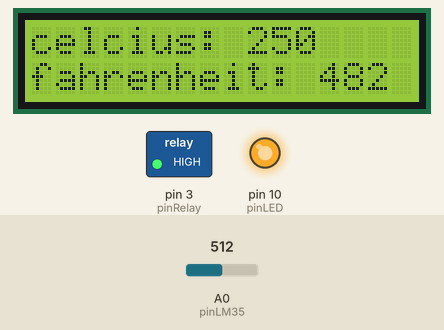
Simulated run of this sketch. Board: Arduino Uno, built with avr-gcc and run on an emulated ATmega328P. On the bench: 16×2 character LCD, switched loads named in the sketch (green lamp = pin HIGH), output pins drawn as LEDs (lit = HIGH). The test bench sets the inputs (shaded band); at power-on: A0 (pinLM35) = 512. What the sketch prints to the serial monitor is not drawn.

Above: at 5.2 s.
5.3 s: A0 (pinLM35) set to 716
At 6.5 s:
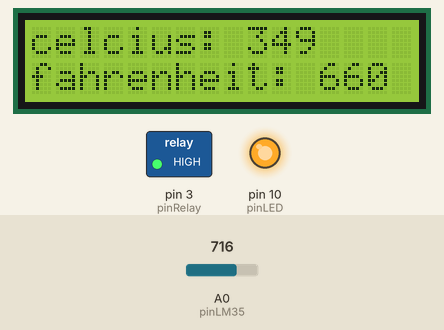
7.5 s: A0 (pinLM35) set to 900
At 8.5 s:
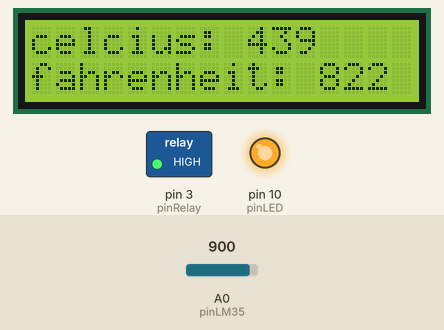
9.6 s: A0 (pinLM35) set to 1023
At 10.6 s:
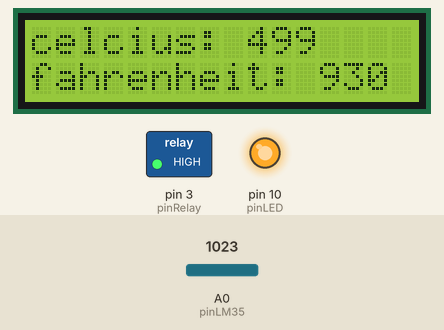
Timing chart, 0 to 12.6 s (numbered marks = the images above; inputs shaded):
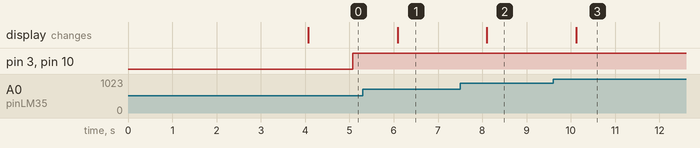

Measured:
- after the input at 5.3 s, the display: changes after 0.79 s (image 1)
- after the input at 7.5 s, the display: changes after 0.60 s (image 2)
- after the input at 9.6 s, the display: changes after 0.52 s (image 3)

The sketch:

praktikum-2.ino
```cpp
#include <Wire.h>
#include <LiquidCrystal.h>

int pinRelay = 3; //pin S Relay ke Pin 3 Arduino
int pinLED = 10; //pin LED Resistor ke Pin 10 Arduino
int pinLM35 = A0; //pin LM35 ke Pin A0 Arduino (analog)

//Atur alamat LC pada 0x27 untuk tampilan 16 karakter 2 baris
LiquidCrystal lcd (8, 9, 4, 5, 6, 7);

void setup() {
 lcd.begin(16,2);
 lcd.setCursor(0, 0);
 lcd.print("Indikator Suhu");//tampilkan di LCD
 delay(4000);//waktu tunda 4 detik
 lcd.clear();
 Serial.begin(9600);
 pinMode(pinLED, OUTPUT);
 pinMode(pinRelay, OUTPUT);
 pinMode(pinLM35, INPUT);
}
void loop() {
 int suhucelcius = getTemperatureCel(pinLM35);
 int suhufahrenheit = celcius_to_fahrenheit(suhucelcius);
 //tampilkan informasi suhu ke LCD
 lcd.clear(); //bersihkan layar LCD
 lcd.setCursor(0, 0);
 lcd.print("celcius: " + String(suhucelcius));
 lcd.setCursor(0, 1);
 lcd.print("fahrenheit: " + String(suhufahrenheit));

 //menampilkan nilai sensor LM35
 Serial.println("Temperatur Celcius: " + String(suhucelcius) + " - " + "Fahrenheit : " +
String(suhufahrenheit));
 delay(1000);

 if (suhucelcius >= 34){
 //mengaktifkan relay ON dan menghidupkan kipas angin
 //jika temperatur lebih dari sama dengan 34 derajat celcius
 digitalWrite(pinLED, HIGH);
 digitalWrite(pinRelay, HIGH);
 }  else {
 digitalWrite(pinLED, LOW);
 digitalWrite(pinRelay, LOW);
 }
}
int getTemperatureCel(int pin){
 int val = analogRead(pin);
 float mv = (val / 1024.0) * 5000;
 float cel = mv / 10;
 return (cel);
}
int celcius_to_fahrenheit(float cel){
 float farh = (cel * 9) / 5 + 32;
 return (farh);
}
```
